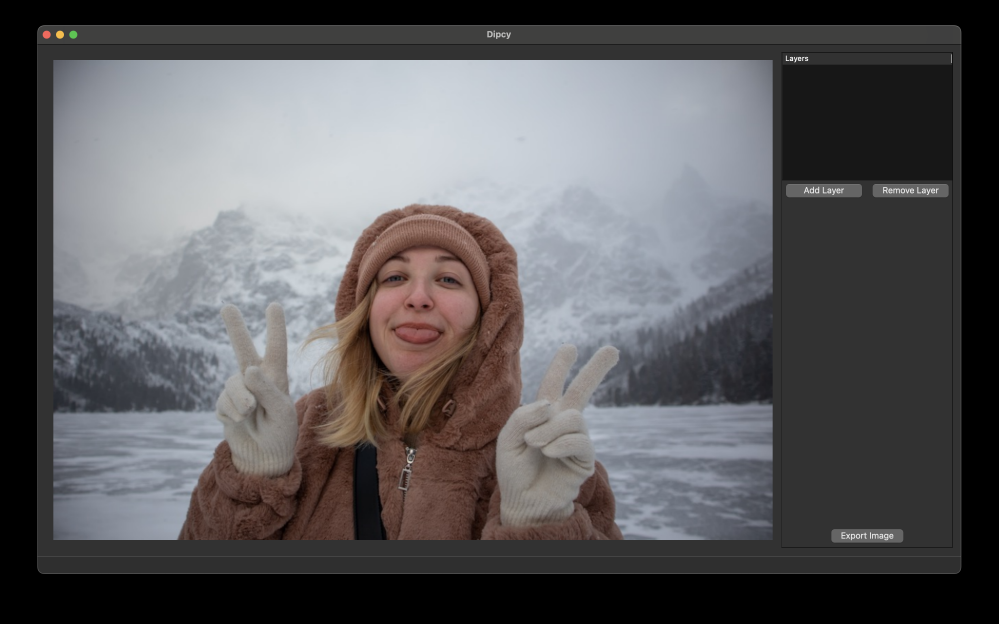
#> input picture images/before_edit.png, 2996 x 1870 px (shown at 1/3 size)
$ python -i project.py   (imports and definitions only)
#> lines starting #> are read from the running program, lines starting #| are printed output that depends on the picture
#> further down, picture is the input picture: shape (1870, 2996, 3); mean B, G, R 92.1, 90, 91.3
from PySide6.QtWidgets import QApplication, QMainWindow, QTreeWidget, QTreeWidgetItem, QVBoxLayout, QHBoxLayout, QComboBox, QPushButton, QSlider, QFileDialog, QLabel, QWidget, QSizePolicy, QSpacerItem
from PySide6.QtCore import Qt, Signal, QEvent
from PySide6.QtGui import QPixmap, QImage
import sys
import cv2 as cv
import numpy as np
import os
from scipy.ndimage import gaussian_filter
from Base_GUI import Ui_MainWindow

#######Dipcy########

# [533 lines that did not run here, left out]

#Classes
##################################################################

class Edit:

    def sigmoid(x, steepness=10):
        return 1 / (1 + np.exp(-x * steepness))

    @staticmethod
    def brightness(image, value):
        return np.clip(image + value, 0, 1)

    # [44 lines left out: functions contrast, saturation, log_shadows, whitebalance, offset, blur, not called in this run]

    @staticmethod
    def sharpen(image, sigma=0, alpha=1.5):

#> called with sigma = 0, alpha = 1.5
        image_ycrcb = cv.cvtColor(image, cv.COLOR_BGR2YCrCb)
#> image_ycrcb: shape (1870, 2996, 3); mean of channels 0, 1, 2 90.7, 128.5, 128.8
        image_ycrcb_sharpen = image_ycrcb.copy()
        blurred_y = gaussian_filter(image_ycrcb[:, :, 0], sigma=sigma)
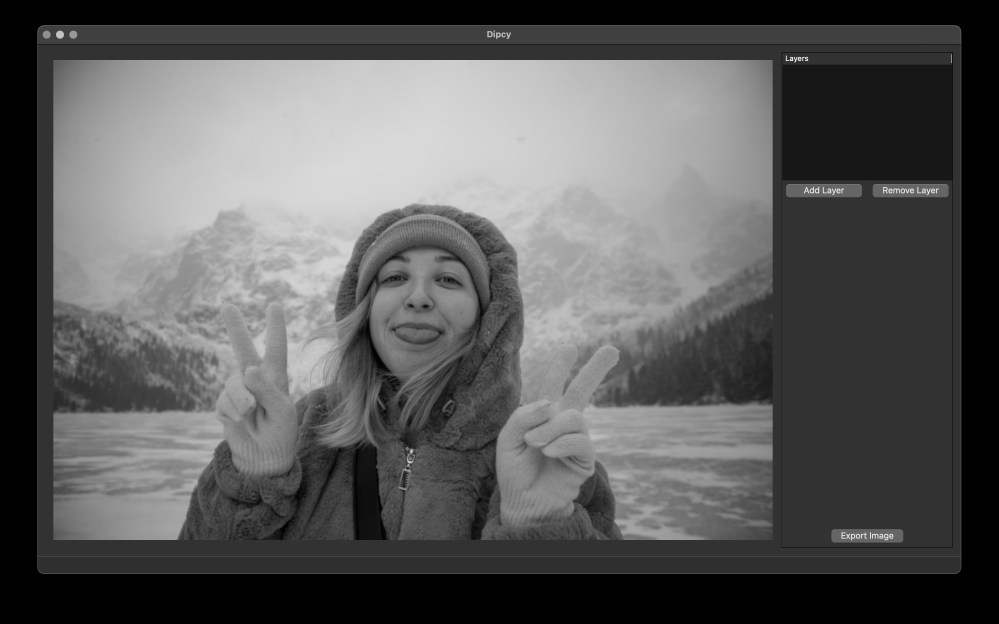
#> blurred_y: shape (1870, 2996) (shown at 1/3 size); min 0, max 255, mean 90.7

        unsharp_mask = image_ycrcb[:, :, 0] - blurred_y
#> unsharp_mask: shape (1870, 2996); every value is 0

        image_ycrcb_sharpen[:, :, 0] = image_ycrcb[:, :, 0] + alpha * unsharp_mask
        image_adjusted = cv.cvtColor(image_ycrcb_sharpen, cv.COLOR_YCrCb2BGR)
        image_adjusted = np.clip(image_adjusted, 0, 1)
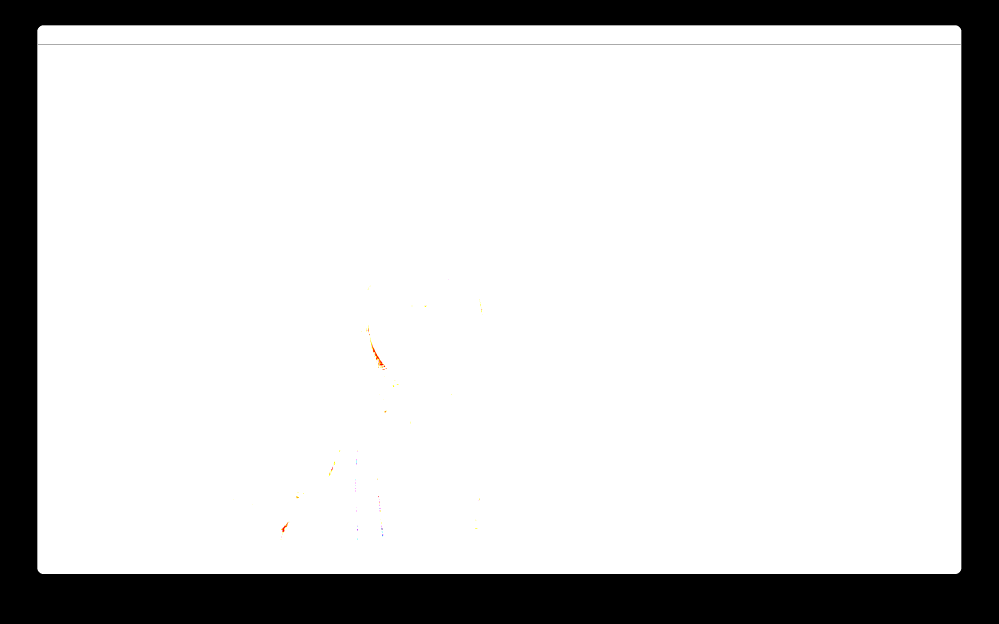
#> image_adjusted: shape (1870, 2996, 3) (shown at 1/3 size); mean B, G, R 0.814, 0.814, 0.814; drawn with 1 as white
        return image_adjusted

    # [37 lines left out: functions filmgrain, lift, gain, lift_tint, negative, not called in this run]


class Layer:
    # [11 lines left out: functions __init__, update_args, not called in this run]

    def update_function(self, function_selected):
        self.function = function_selected


#RUN
# [5 lines not run here, left out]

>>> import cv2
>>> picture = cv2.imread('images/before_edit.png')
>>> result = Edit().sharpen(picture)
